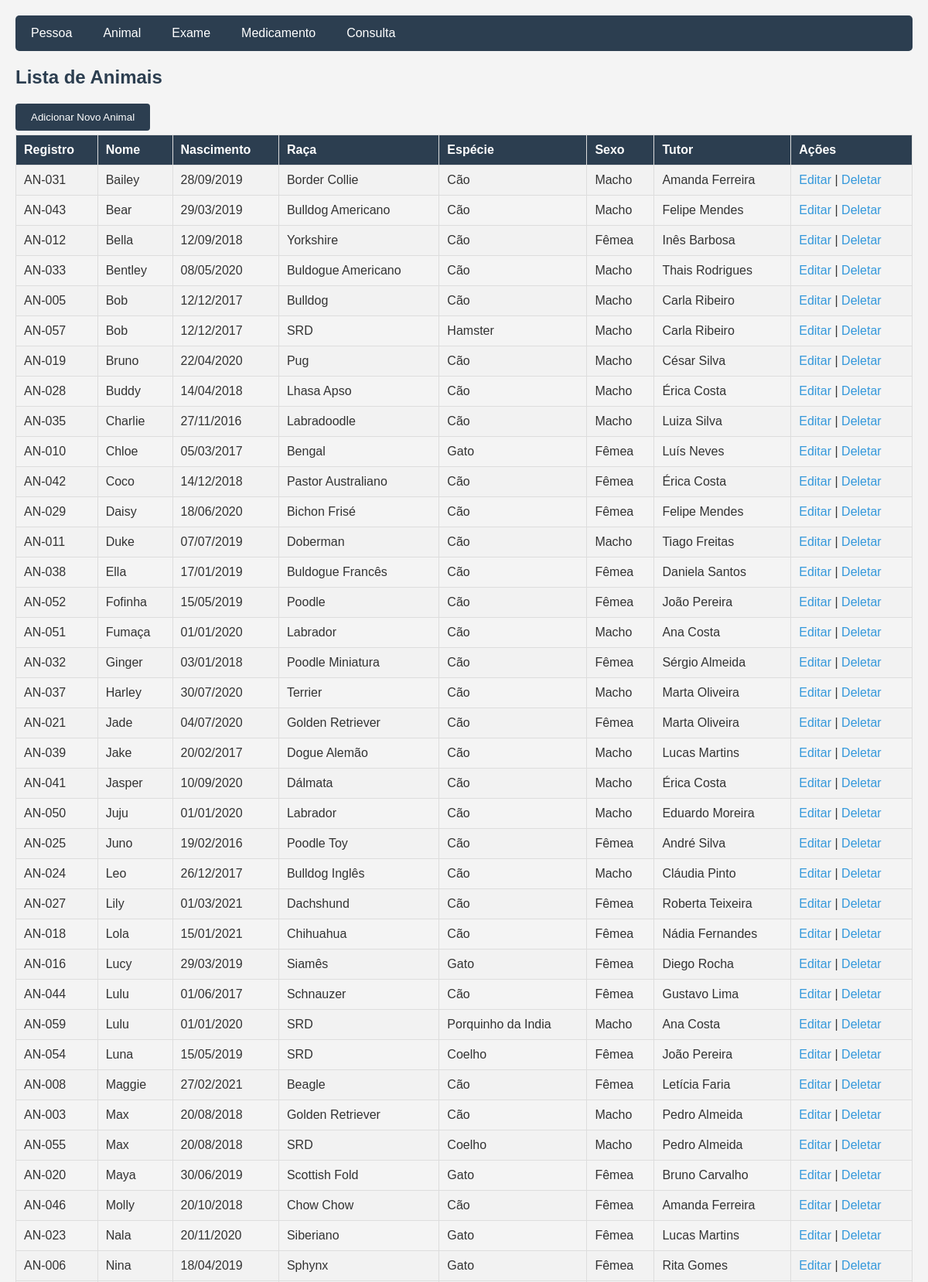
Page /Animal/index.php (upper part) on the committed database.
### tables this page shows
CREATE TABLE IF NOT EXISTS Animal (
    idAnimal INT AUTO_INCREMENT NOT NULL PRIMARY KEY,
    idPessoa INT NOT NULL,
    registro VARCHAR(20) NOT NULL,
    dataNasc DATE NOT NULL,
    nome VARCHAR(60) NOT NULL,
    raca VARCHAR(60) NOT NULL,
    especie VARCHAR(60) NOT NULL,
    sexo ENUM('Macho', 'Fêmea') NOT NULL DEFAULT 'Macho',
    UNIQUE INDEX registro_UNIQUE (registro ASC) VISIBLE,
    CONSTRAINT fk_Animal_Pessoa
        FOREIGN KEY (idPessoa)
        REFERENCES Pessoa (idPessoa)
        ON DELETE RESTRICT
        ON UPDATE CASCADE);

CREATE TABLE IF NOT EXISTS Pessoa (
    idPessoa INT NOT NULL AUTO_INCREMENT PRIMARY KEY,
    CRMV VARCHAR(20) NULL,
    CPF VARCHAR(14) NOT NULL,
    nome VARCHAR(60) NOT NULL,
    bairro VARCHAR(60) NOT NULL,
    numero INT NOT NULL,
    cidade VARCHAR(60) NOT NULL,
    estado VARCHAR(60) NOT NULL,
    rua VARCHAR(60) NOT NULL,
    complemento VARCHAR(10) NULL,
    tipo ENUM('Veterinario', 'Tutor', 'Ambos') NOT NULL DEFAULT 'Tutor',
    UNIQUE INDEX CRMV_UNIQUE (CRMV ASC) VISIBLE,
    UNIQUE INDEX CPF_UNIQUE (CPF ASC) VISIBLE);

### Animal/index.php (the view, shortened to what this page needs)
<?php
    include '../config.php';
    $sql = "SELECT Animal.*, Pessoa.nome AS tutor_nome
            FROM Animal
            JOIN Pessoa ON Animal.idPessoa = Pessoa.idPessoa
            ORDER BY Animal.nome";
    $result = $conn->query($sql);
?>
<!DOCTYPE html>
<html>
<head>
    <link rel="stylesheet" type="text/css" href="../styles.css">
</head>
<body>
    <div class="navbar">
        <a href="../Pessoa/index.php">Pessoa</a>
        <a href="index.php">Animal</a>
        <a href="../Exame/index.php">Exame</a>
        <a href="../Medicamento/index.php">Medicamento</a>
        <a href="../Consulta/index.php">Consulta</a>
    </div>
    <h2>Lista de Animais</h2>
    <button><a href="create.php">Adicionar Novo Animal</a></button>
    <table border="1">
        <tr>
            <th>Registro</th>
            <th>Nome</th>
            <th>Nascimento</th>
            <th>Raça</th>
            <th>Espécie</th>
            <th>Sexo</th>
            <th>Tutor</th>
            <th>Ações</th>
        </tr>
        <?php
        if ($result->num_rows > 0) {
            while($row = $result->fetch_assoc()) {
                $dataNasc = date('d/m/Y', strtotime($row["dataNasc"]));
                echo "<tr>";
                echo "<td>" . $row["registro"]. "</td>";
                echo "<td>" . $row["nome"]. "</td>";
                echo "<td>" . $dataNasc. "</td>";
                echo "<td>" . $row["raca"]. "</td>";
                echo "<td>" . $row["especie"]. "</td>";
                echo "<td>" . $row["sexo"]. "</td>";
                echo "<td>" . $row["tutor_nome"]. "</td>";
                echo "<td><a href='update.php?idAnimal=" . $row["idAnimal"] . "'>Editar</a> | ";
                echo "<a href='#' onclick='confirmDelete(" . $row["idAnimal"] . ")'>Deletar</a></td>";
                echo "</tr>";
            }
        } else {
            echo "<tr><td colspan='12'>Nenhum animal encontrado</td></tr>";
        }
        ?>
    </table>
</body>
</html>

### styles.css (style rules this page uses)
body { font-family: Arial, sans-serif; background-color: #f4f4f4; margin: 0; padding: 20px; color: #333; }
h2 { color: #2c3e50; }
table { width: 100%; border-collapse: collapse; margin-bottom: 20px; }
table, th, td { border: 1px solid #ddd; }
th, td { padding: 10px; text-align: left; }
th { background-color: #2c3e50; color: white; }
tr:nth-child(even) { background-color: #f2f2f2; }
a { color: #3498db; text-decoration: none; }
.navbar { background-color: #2c3e50; overflow: hidden; border-radius: 5px; margin-bottom: 20px; }
.navbar a { float: left; display: block; color: white; text-align: center; padding: 14px 20px; text-decoration: none; }
button { background-color: #2c3e50; padding: 10px 20px; border: none; border-radius: 4px; margin-bottom: 5px; }
button a { color: white; }

### rows in the picture
animal: registro "AN-031", nome "Bailey", dataNasc "28/09/2019", raca "Border Collie", especie "Cão", sexo "Macho", idPessoa.nome "Amanda Ferreira"
animal: registro "AN-043", nome "Bear", dataNasc "29/03/2019", raca "Bulldog Americano", especie "Cão", sexo "Macho", idPessoa.nome "Felipe Mendes"
animal: registro "AN-012", nome "Bella", dataNasc "12/09/2018", raca "Yorkshire", especie "Cão", sexo "Fêmea", idPessoa.nome "Inês Barbosa"
animal: registro "AN-033", nome "Bentley", dataNasc "08/05/2020", raca "Buldogue Americano", especie "Cão", sexo "Macho", idPessoa.nome "Thais Rodrigues"
animal: registro "AN-005", nome "Bob", dataNasc "12/12/2017", raca "Bulldog", especie "Cão", sexo "Macho", idPessoa.nome "Carla Ribeiro"
animal: registro "AN-057", nome "Bob", dataNasc "12/12/2017", raca "SRD", especie "Hamster", sexo "Macho", idPessoa.nome "Carla Ribeiro"
animal: registro "AN-019", nome "Bruno", dataNasc "22/04/2020", raca "Pug", especie "Cão", sexo "Macho", idPessoa.nome "César Silva"
animal: registro "AN-028", nome "Buddy", dataNasc "14/04/2018", raca "Lhasa Apso", especie "Cão", sexo "Macho", idPessoa.nome "Érica Costa"
animal: registro "AN-035", nome "Charlie", dataNasc "27/11/2016", raca "Labradoodle", especie "Cão", sexo "Macho", idPessoa.nome "Luiza Silva"
animal: registro "AN-010", nome "Chloe", dataNasc "05/03/2017", raca "Bengal", especie "Gato", sexo "Fêmea", idPessoa.nome "Luís Neves"
animal: registro "AN-042", nome "Coco", dataNasc "14/12/2018", raca "Pastor Australiano", especie "Cão", sexo "Fêmea", idPessoa.nome "Érica Costa"
animal: registro "AN-029", nome "Daisy", dataNasc "18/06/2020", raca "Bichon Frisé", especie "Cão", sexo "Fêmea", idPessoa.nome "Felipe Mendes"
animal: registro "AN-011", nome "Duke", dataNasc "07/07/2019", raca "Doberman", especie "Cão", sexo "Macho", idPessoa.nome "Tiago Freitas"
animal: registro "AN-038", nome "Ella", dataNasc "17/01/2019", raca "Buldogue Francês", especie "Cão", sexo "Fêmea", idPessoa.nome "Daniela Santos"
animal: registro "AN-052", nome "Fofinha", dataNasc "15/05/2019", raca "Poodle", especie "Cão", sexo "Fêmea", idPessoa.nome "João Pereira"
animal: registro "AN-051", nome "Fumaça", dataNasc "01/01/2020", raca "Labrador", especie "Cão", sexo "Macho", idPessoa.nome "Ana Costa"
animal: registro "AN-032", nome "Ginger", dataNasc "03/01/2018", raca "Poodle Miniatura", especie "Cão", sexo "Fêmea", idPessoa.nome "Sérgio Almeida"
animal: registro "AN-037", nome "Harley", dataNasc "30/07/2020", raca "Terrier", especie "Cão", sexo "Macho", idPessoa.nome "Marta Oliveira"
animal: registro "AN-021", nome "Jade", dataNasc "04/07/2020", raca "Golden Retriever", especie "Cão", sexo "Fêmea", idPessoa.nome "Marta Oliveira"
animal: registro "AN-039", nome "Jake", dataNasc "20/02/2017", raca "Dogue Alemão", especie "Cão", sexo "Macho", idPessoa.nome "Lucas Martins"
animal: registro "AN-041", nome "Jasper", dataNasc "10/09/2020", raca "Dálmata", especie "Cão", sexo "Macho", idPessoa.nome "Érica Costa"
animal: registro "AN-050", nome "Juju", dataNasc "01/01/2020", raca "Labrador", especie "Cão", sexo "Macho", idPessoa.nome "Eduardo Moreira"
animal: registro "AN-025", nome "Juno", dataNasc "19/02/2016", raca "Poodle Toy", especie "Cão", sexo "Fêmea", idPessoa.nome "André Silva"
animal: registro "AN-024", nome "Leo", dataNasc "26/12/2017", raca "Bulldog Inglês", especie "Cão", sexo "Macho", idPessoa.nome "Cláudia Pinto"
animal: registro "AN-027", nome "Lily", dataNasc "01/03/2021", raca "Dachshund", especie "Cão", sexo "Fêmea", idPessoa.nome "Roberta Teixeira"
animal: registro "AN-018", nome "Lola", dataNasc "15/01/2021", raca "Chihuahua", especie "Cão", sexo "Fêmea", idPessoa.nome "Nádia Fernandes"
animal: registro "AN-016", nome "Lucy", dataNasc "29/03/2019", raca "Siamês", especie "Gato", sexo "Fêmea", idPessoa.nome "Diego Rocha"
animal: registro "AN-044", nome "Lulu", dataNasc "01/06/2017", raca "Schnauzer", especie "Cão", sexo "Fêmea", idPessoa.nome "Gustavo Lima"
animal: registro "AN-059", nome "Lulu", dataNasc "01/01/2020", raca "SRD", especie "Porquinho da India", sexo "Macho", idPessoa.nome "Ana Costa"
animal: registro "AN-054", nome "Luna", dataNasc "15/05/2019", raca "SRD", especie "Coelho", sexo "Fêmea", idPessoa.nome "João Pereira"
animal: registro "AN-008", nome "Maggie", dataNasc "27/02/2021", raca "Beagle", especie "Cão", sexo "Fêmea", idPessoa.nome "Letícia Faria"
animal: registro "AN-003", nome "Max", dataNasc "20/08/2018", raca "Golden Retriever", especie "Cão", sexo "Macho", idPessoa.nome "Pedro Almeida"
animal: registro "AN-055", nome "Max", dataNasc "20/08/2018", raca "SRD", especie "Coelho", sexo "Macho", idPessoa.nome "Pedro Almeida"
animal: registro "AN-020", nome "Maya", dataNasc "30/06/2019", raca "Scottish Fold", especie "Gato", sexo "Fêmea", idPessoa.nome "Bruno Carvalho"
animal: registro "AN-046", nome "Molly", dataNasc "20/10/2018", raca "Chow Chow", especie "Cão", sexo "Fêmea", idPessoa.nome "Amanda Ferreira"
animal: registro "AN-023", nome "Nala", dataNasc "20/11/2020", raca "Siberiano", especie "Gato", sexo "Fêmea", idPessoa.nome "Lucas Martins"
animal: registro "AN-006", nome "Nina", dataNasc "18/04/2019", raca "Sphynx", especie "Gato", sexo "Fêmea", idPessoa.nome "Rita Gomes"
